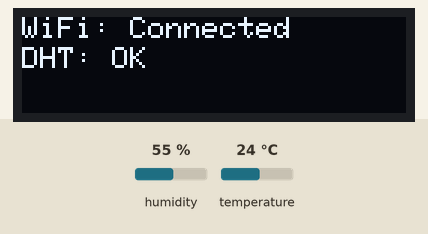
A sketch run on a simulated ESP8266 (NodeMCU). Parts: 128×32 one-colour display. The inputs (shaded band) are chosen by the test bench; at power-on: humidity 55 %, temperature 24 °C. WiFi joins after 1.5 s; servers stay silent unless stated; EEPROM starts erased; what the sketch prints to the serial monitor is not drawn.

Above: at 1.6 s.
At 3.8 s:
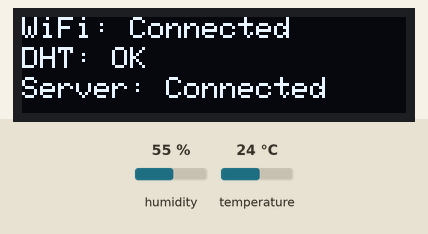

The sketch:

Beta_+_WIFI_copy.ino
```cpp
#include <Wire.h>
#include <Adafruit_GFX.h>
#include <Adafruit_SSD1306.h>
#include <ESP8266WiFi.h>
#include <ESP8266WebServer.h>
#include <DHTesp.h>
#include <EEPROM.h>

#define SCREEN_WIDTH 128
#define SCREEN_HEIGHT 32
#define OLED_RESET -1
#define SCREEN_ADDRESS 0x3C

#define DHTPIN 2
DHTesp dht;

Adafruit_SSD1306 display(SCREEN_WIDTH, SCREEN_HEIGHT, &Wire, OLED_RESET);

ESP8266WebServer server(80);

const int EEPROM_SSID_ADDR = 0;
const int EEPROM_PASSWORD_ADDR = 32;
const int EEPROM_SIZE = 64;

void setup() {
  Serial.begin(115200);
  Serial.println();

  dht.setup(DHTPIN, DHTesp::DHT22);

  if (!display.begin(SSD1306_SWITCHCAPVCC, SCREEN_ADDRESS)) {
    Serial.println(F("SSD1306 allocation failed"));
    for (;;);
  }

  display.clearDisplay();
  EEPROM.begin(EEPROM_SIZE);

  String ssid = readEEPROMString(EEPROM_SSID_ADDR);
  String password = readEEPROMString(EEPROM_PASSWORD_ADDR);

  if (ssid.length() > 0 && password.length() > 0) {
    Serial.print("Connecting to WiFi: ");
    Serial.println(ssid);
    WiFi.begin(ssid.c_str(), password.c_str());

    unsigned long startTime = millis();
    while (WiFi.status() != WL_CONNECTED && millis() - startTime < 10000) {
      delay(500);
      Serial.print(".");
    }

    if (WiFi.status() == WL_CONNECTED) {
      Serial.println("Connected to WiFi");
      display.setTextSize(1);
      display.setTextColor(SSD1306_WHITE);
      display.setCursor(0, 0);
      display.print("WiFi: Connected");
      display.setCursor(0, 10);
      display.print("DHT: ");
      display.println(dht.getStatusString());
      display.display();
    } else {
      Serial.println("Failed to connect to WiFi");
      startAPMode();
    }
  } else {
    startAPMode();
  }
}

void loop() {
  if (WiFi.status() == WL_CONNECTED) {
    delay(dht.getMinimumSamplingPeriod());

    float humidity = dht.getHumidity();
    float temperature = dht.getTemperature();

    bool sensorConnected = !isnan(humidity) && !isnan(temperature);

    Serial.print(dht.getStatusString());
    Serial.print("\t");
    Serial.print(humidity, 1);
    Serial.print("\t\t");
    Serial.print(temperature, 1);
    Serial.print("\t\t");
    Serial.print(dht.toFahrenheit(temperature), 1);
    Serial.print("\t\t");
    Serial.print(dht.computeHeatIndex(temperature, humidity, false), 1);
    Serial.print("\t\t");
    Serial.println(dht.computeHeatIndex(dht.toFahrenheit(temperature), humidity, true), 1);

    String jsonPayload = "{\"temperature\":" + String(temperature) + ",\"humidity\":" + String(humidity) + "}";
    Serial.println("Sending data: " + jsonPayload);

    bool serverConnected = false;
    if (WiFi.status() == WL_CONNECTED) {
      WiFiClient client;
      if (client.connect("IP", 1234)) {
        client.println("POST /info/other HTTP/1.1");
        client.println("Host: IP");
        client.println("Content-Type: application/json");
        client.print("Content-Length: ");
        client.println(jsonPayload.length());
        client.println();
        client.println(jsonPayload);
        client.stop();
        serverConnected = true;
      } else {
        Serial.println("Failed to connect to server");
      }
    } else {
      Serial.println("WiFi not connected");
    }

    display.clearDisplay();
    display.setCursor(0, 0);
    display.print("WiFi: ");
    display.println(WiFi.status() == WL_CONNECTED ? "Connected" : "Disconnected");

    display.setCursor(0, 10);
    display.print("DHT: ");
    display.println(sensorConnected ? "OK" : "Disconnected");

    display.setCursor(0, 20);
    display.print("Server: ");
    display.println(serverConnected ? "Connected" : "Failed");

    display.display();

    delay(60000);
  } else {
    server.handleClient();
  }
}

void startAPMode() {
  WiFi.softAP("ESP8266_Config", "12345678");
  Serial.print("AP IP address: ");
  Serial.println(WiFi.softAPIP());

  server.on("/", HTTP_GET, handleRoot);
  server.on("/submit", HTTP_POST, handleSubmit);
  server.begin();

  display.clearDisplay();
  display.setTextSize(1);
  display.setTextColor(SSD1306_WHITE);
  display.setCursor(0, 0);
  display.print("AP Mode Started");
  display.display();
}

void handleRoot() {
  String html = "<html><body><h1>ESP8266 Configuration</h1>";
  html += "<form action=\"/submit\" method=\"post\">";
  html += "SSID: <input type=\"text\" name=\"ssid\"><br>";
  html += "Password: <input type=\"text\" name=\"password\"><br>";
  html += "<input type=\"submit\" value=\"Submit\">";
  html += "</form></body></html>";
  server.send(200, "text/html", html);
}

void handleSubmit() {
  String ssid = server.arg("ssid");
  String password = server.arg("password");

  writeEEPROMString(EEPROM_SSID_ADDR, ssid);
  writeEEPROMString(EEPROM_PASSWORD_ADDR, password);

  String response = "<html><body><h1>Credentials Saved</h1>";
  response += "<p>SSID: " + ssid + "</p>";
  response += "<p>Password: " + password + "</p>";
  response += "<p>Restarting in 3 seconds...</p>";
  response += "</body></html>";
  server.send(200, "text/html", response);

  delay(3000);
  ESP.restart();
}

void writeEEPROMString(int addr, const String &str) {
  for (int i = 0; i < str.length(); i++) {
    EEPROM.write(addr + i, str[i]);
  }
  EEPROM.write(addr + str.length(), '\0');
  EEPROM.commit();
}

String readEEPROMString(int addr) {
  char data[32];
  int len = 0;
  unsigned char k;
  k = EEPROM.read(addr);
  while (k != '\0' && len < 32) {
    k = EEPROM.read(addr + len);
    data[len] = k;
    len++;
  }
  data[len] = '\0';
  return String(data);
}
```

Measured:
- what the display in image 0 shows lasts 2.3 s, from 1.5 s to 3.8 s
